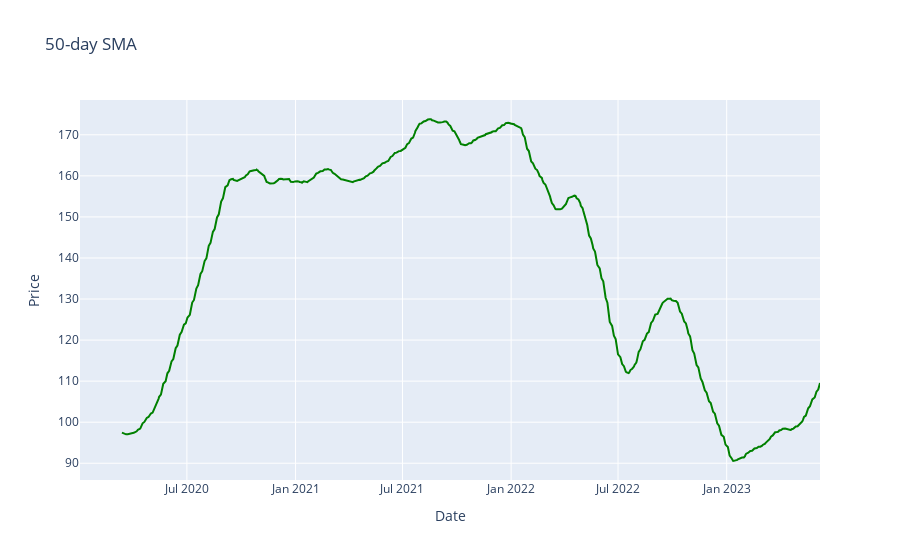

Notebook source saved alongside this figure:
### Code cell
## calculating the 50 days moving average of the given ticker

df['Price'] = df['SMA_50'] = df['Close'].rolling(window=50).mean()
fig = px.line(df, x = df['Date'], y = df['Price'], title='50-day SMA', labels={"50-dat SMA"})
fig.update_traces(line = dict(color='green'))
fig.show()

### Figure 1 — Plotly figure (JSON) as saved in the notebook; plotly's stock layout.template omitted (floating-point values rounded to 4 significant figures; data arrays with more than 128 entries replaced by an {"elided": "..."} marker saying what was removed)
{"data": [{"hovertemplate": "Date=%{x}<br>Price=%{y}<extra></extra>", "legendgroup": "", "line": {"color": "green", "dash": "solid"}, "marker": {"symbol": "circle"}, "mode": "lines", "name": "", "orientation": "v", "showlegend": false, "type": "scatter", "x": {"elided": "865 str values"}, "xaxis": "x", "y": {"elided": "865 float values"}, "yaxis": "y"}], "layout": {"legend": {"tracegroupgap": 0}, "title": {"text": "50-day SMA"}, "xaxis": {"anchor": "y", "domain": [0, 1], "title": {"text": "Date"}}, "yaxis": {"anchor": "x", "domain": [0, 1], "title": {"text": "Price"}}}}
